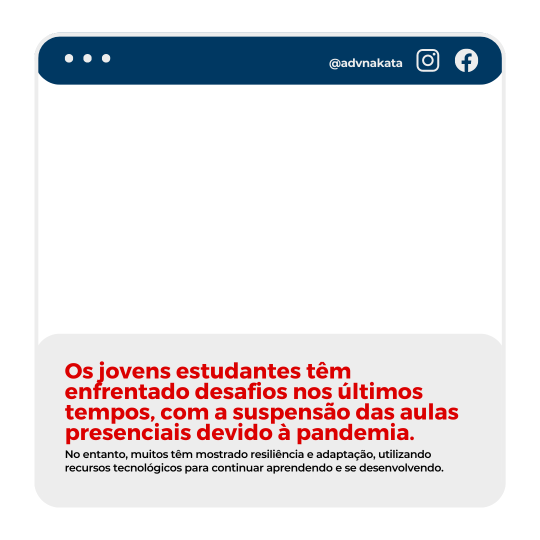
#> input picture Design Templates/teste01.png, 1080 x 1080 px (shown at 1/2 size)
$ python -i imgen.py   (imports and definitions only)
#> lines starting #> are read from the running program, lines starting #| are printed output that depends on the picture
#from runtime import img_url
#import os
import io
import requests
from PIL import Image
#import tempfile

img_url = 'https://tm.ibxk.com.br/2023/06/15/15090304237019.jpg?ims=1120x420'
filename1 = 'Posts Automation/Design Templates/teste01.png'


filepath = f'{img_url}.jpg'


def get_img(img_url):
    r = requests.get(img_url, stream=True)
    if r.status_code == 200:
        background = Image.open(io.BytesIO(r.content))

        # Do something with image

        #RESIZING
        baseheight = 1080
        wpercent = (baseheight/float(background.size[1]))
        basesize = int((float(background.size[0])*float(wpercent)))
        background = background.resize((basesize,baseheight), Image.Resampling.LANCZOS)

        width, height = background.size
        left = (width - 1080)/2
        top = (height - 1080)/2
        right = (width + 1080)/2
        bottom = (height + 1080)/2
        background = background.crop((left, top, right, bottom))

        frontImage = Image.open(filename1)


        datas = frontImage.getdata()
        newData = []
        for item in datas:
            if item[0] == 255 and item[1] == 255 and item[2] == 255:  # finding white colour by its RGB value
                # storing a transparent value when we find a white colour
                newData.append((255, 255, 255, 0))
            else:
                newData.append(item)  # other colours remain unchanged

        frontImage.putdata(newData)

        # Convert imag to RGBA
        background = background.convert("RGBA")
        # Calculate width to be at the center
        width = (background.width - frontImage.width) // 2
        # Calculate height to be at the center
        height = (background.height - frontImage.height) // 2
        # Paste the frontImage at (width, height)
        background.paste(frontImage, (width, height), frontImage)
        # Save this image
        background.save("new.png", format="png")
        #background.save(filepath)


# download image with PIL and requests
""" buffer = tempfile.SpooledTemporaryFile(max_size=1e9)
r = requests.get(img_url, stream=True)
if r.status_code == 200:
    downloaded = 0
    filesize = int(r.headers['content-length'])
    for chunk in r.iter_content(chunk_size=1024):
        downloaded += len(chunk)
        buffer.write(chunk)
        print(downloaded/filesize)
    buffer.seek(0)
    i = Image.open(io.BytesIO(buffer.read()))
    i.save(os.path.join(out_dir, 'image.jpg'), quality=85)
buffer.close()
frontImage = Image.open(img_data) """


# [1 line not run here, left out]

>>> import cv2
>>> picture = cv2.imread('Design Templates/teste01.png', cv2.IMREAD_GRAYSCALE)
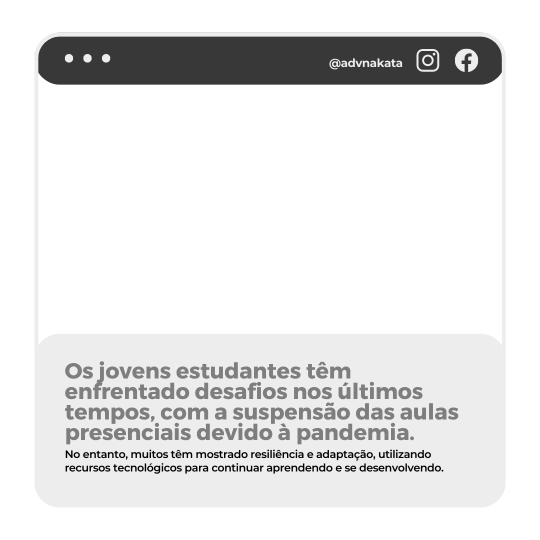
#> picture: shape (1080, 1080) (shown at 1/2 size); min 0, max 255, mean 229.8
#> (the run stopped early here; a loop or call above may not have finished)
